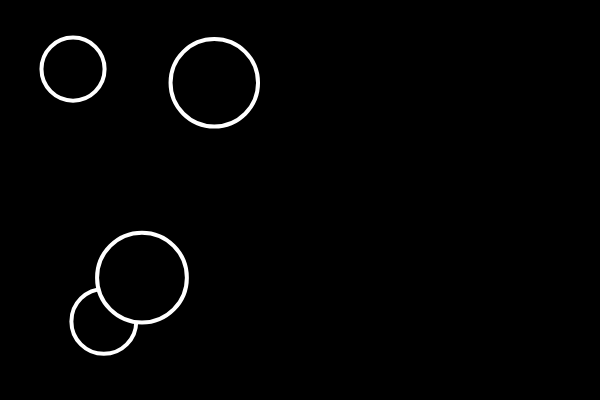
Frame 1 (no input)
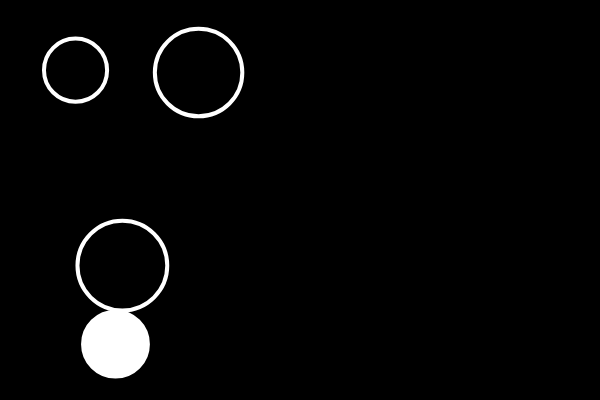
Frame 60 (no input)
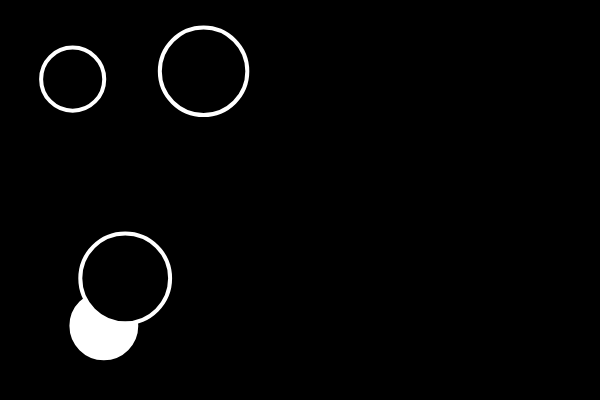
Frame 120 (the mouse pressed at the canvas centre since frame 60)

The p5.js sketch that drew these frames (run headless with seeded random() and noise() and a simulated clock; from frame 60 on, the mouse is pressed at the canvas centre):

// p5.js sketch
// ── sketch.js
let bubbles = []


function setup() {
	createCanvas(600, 400);
	for (let i =0;i<4;i++){
		x = random(300)
		y = random(400)
		r = random(50,100)
		let b = new Bubble(x,y,r)
		bubbles.push(b)
	}
	
}
function draw() {

	background(0);
	for (b of bubbles) {
		b.display()
		b.move();
		for (other of bubbles){
			(b!= other && b.intersects(other))?b.changeColor(255):b.changeColor(0)
		}
		
	}
}

function mousePressed() {
	// for (b of bubbles) {
	// 	b.clicked(mouseX,mouseY)
	// }
}

class Bubble {
	constructor(x=200, y=150,r=25) {
		this.x = x;
		this.y = y;
		this.r = r;
		this.brightness = 0;
	}
	intersects(other) {
		let d = dist(this.x,this.y,other.x,other.y)
		return (d < (this.r+other.r)) 
	}

	changeColor(value){
		this.brightness=value
	}
	move() {
		this.x = this.x + random(-5,5)
		this.y = this.y + random(-5,5)	
	}

	display() {
		stroke(255);
		strokeWeight(4);
		fill(this.brightness)
		ellipse(this.x,this.y,this.r,this.r)
	}
}
